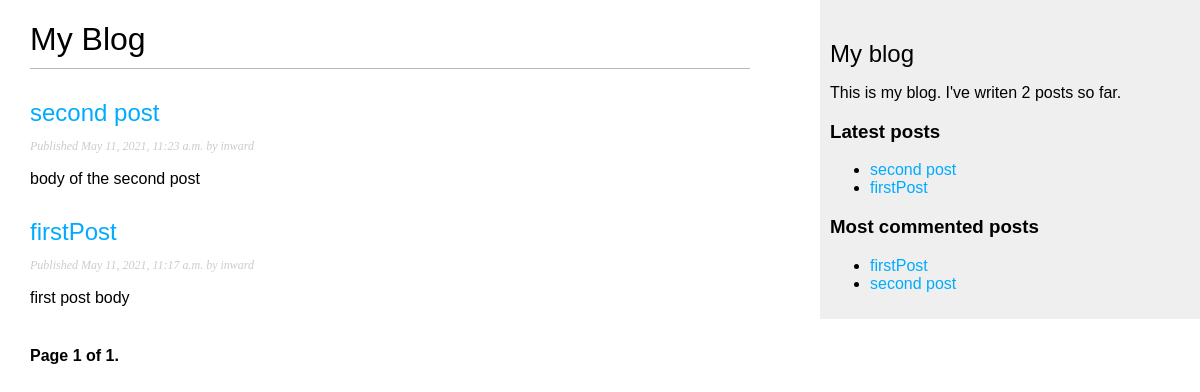
Page /blog/ on the earlier database version.
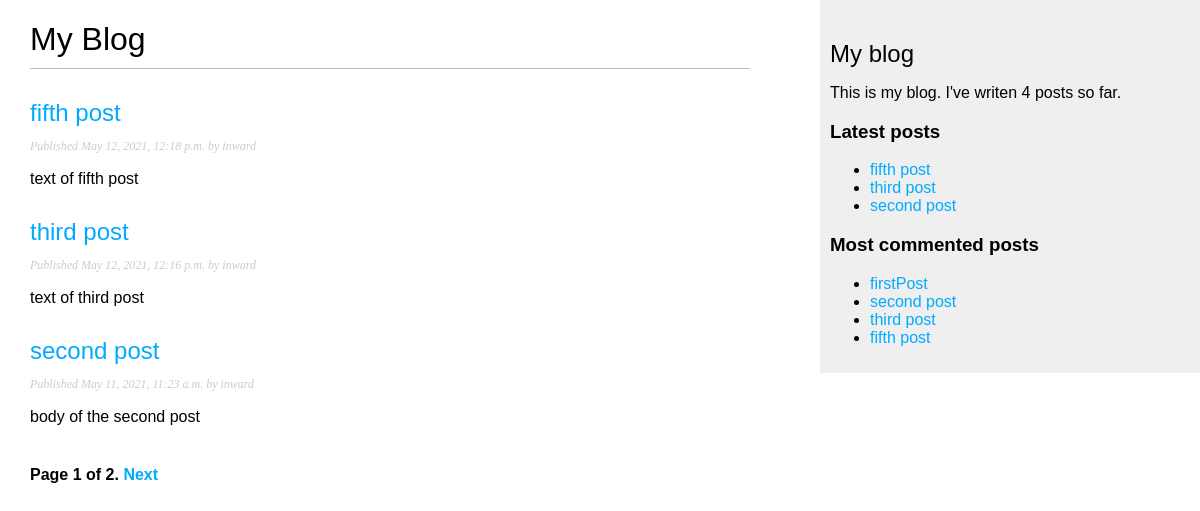
Same page on the later database version.
### blog/models.py (models this page shows, shortened)
class Post(models.Model):
    objects  = models.Manager()
    published = PublishedManager()
    STATUS_CHOICES = (
        ('draft', 'Draft'),
        ('published', 'Published'),
    )
    title = models.CharField(max_length=250)
    slug = models.SlugField(max_length=250, unique_for_date='publish')
    author = models.ForeignKey(User, on_delete=models.CASCADE, related_name='blog_posts')
    body = models.TextField()
    publish = models.DateTimeField(default=timezone.now)
    created = models.DateTimeField(auto_now_add=True)
    updated = models.DateTimeField(auto_now=True)
    status = models.CharField(max_length=10, choices=STATUS_CHOICES, default='draft')
    class Meta:
        ordering = ('-publish',)
    def get_absolute_url(self):
        return reverse('blog:post_detail', args=[self.publish.year, self.publish.month, self.publish.day, self.slug])

### blog/views.py (the view)
# urls.py: path('', views.PostListView.as_view(), name='post_list'),
class PostListView(ListView):
    queryset = Post.published.all()
    context_object_name = 'posts'
    paginate_by = 3
    template_name = 'blog/post/list.html'

### blog/models.py (called while the page is built)
    def get_queryset(self):
        return super().get_queryset().filter(status='published')

### blog/templatetags/blog_tags.py (called while the page is built)
@register.simple_tag
def total_posts():
    return Post.published.count()

@register.inclusion_tag('blog/post/latest_posts.html')
def show_latest_posts(count=5):
    latest_posts = Post.published.order_by('-publish')[:count]
    return {'latest_posts': latest_posts}

@register.simple_tag
def get_most_commented_posts(count=5):
    return Post.published.annotate(total_comments=Count('comments')).order_by('-total_comments')[:count]

### blog/templates/blog/post/list.html (shortened to what this page needs)
{% extends 'blog/base.html' %}
{% block content %}
<h1>My Blog</h1>
{% for post in posts %}
<h2>
    <a href="{{ post.get_absolute_url }}">{{ post.title }}</a>
</h2>
<p class="date">Published {{ post.publish }} by {{ post.author }}</p>
{{post.body|truncatewords:30|linebreaks}}
{% endfor %}
{% include "pagination.html" with page=page_obj %}
{% endblock content %}

### blog/templates/blog/base.html (shortened to what this page needs)
{% load blog_tags %}
{% load static %}
<!DOCTYPE html>
<html lang="en">
<head>
    <link rel="stylesheet" href="{%static 'css/blog.css' %}">
</head>
<body>
    <div id="content">
        {% block content %}{% endblock content %}
    </div>
    <div id="sidebar">
        <h2>My blog</h2>
        <p>This is my blog. I've writen {% total_posts %} posts so far.</p>
        <h3>Latest posts</h3>
        {% show_latest_posts 3 %}
        <h3>Most commented posts</h3>
        {% get_most_commented_posts as most_commented_posts %}
        <ul>
            {% for post in most_commented_posts %}
            <li><a href="{{ post.get_absulute_url }}">{{ post.title }}</a> </li>
            {% endfor %}
        </ul>
    </div>
</body>
</html>

### blog/templates/blog/post/latest_posts.html
<ul>
{% for post in latest_posts %}
<li><a href="{{ post.get_absolute_url }}">{{ post.title }}</a></li>{% endfor %}
</ul>

Differences in the rows shown:
no longer on one of the page's lists (row unchanged): Post: title "firstPost", publish "May 11, 2021, 11:17 a.m.", author "inward", body "first post body"
added Post: title "fifth post", publish "May 12, 2021, 12:18 p.m.", author "inward", body "text of fifth post"
added Post: title "third post", publish "May 12, 2021, 12:16 p.m.", author "inward", body "text of third post"
Other differences:
{{ page.paginator.num_pages }}: "1" → "2"
text no longer shown: "2"
text now shown: "Next 4"
